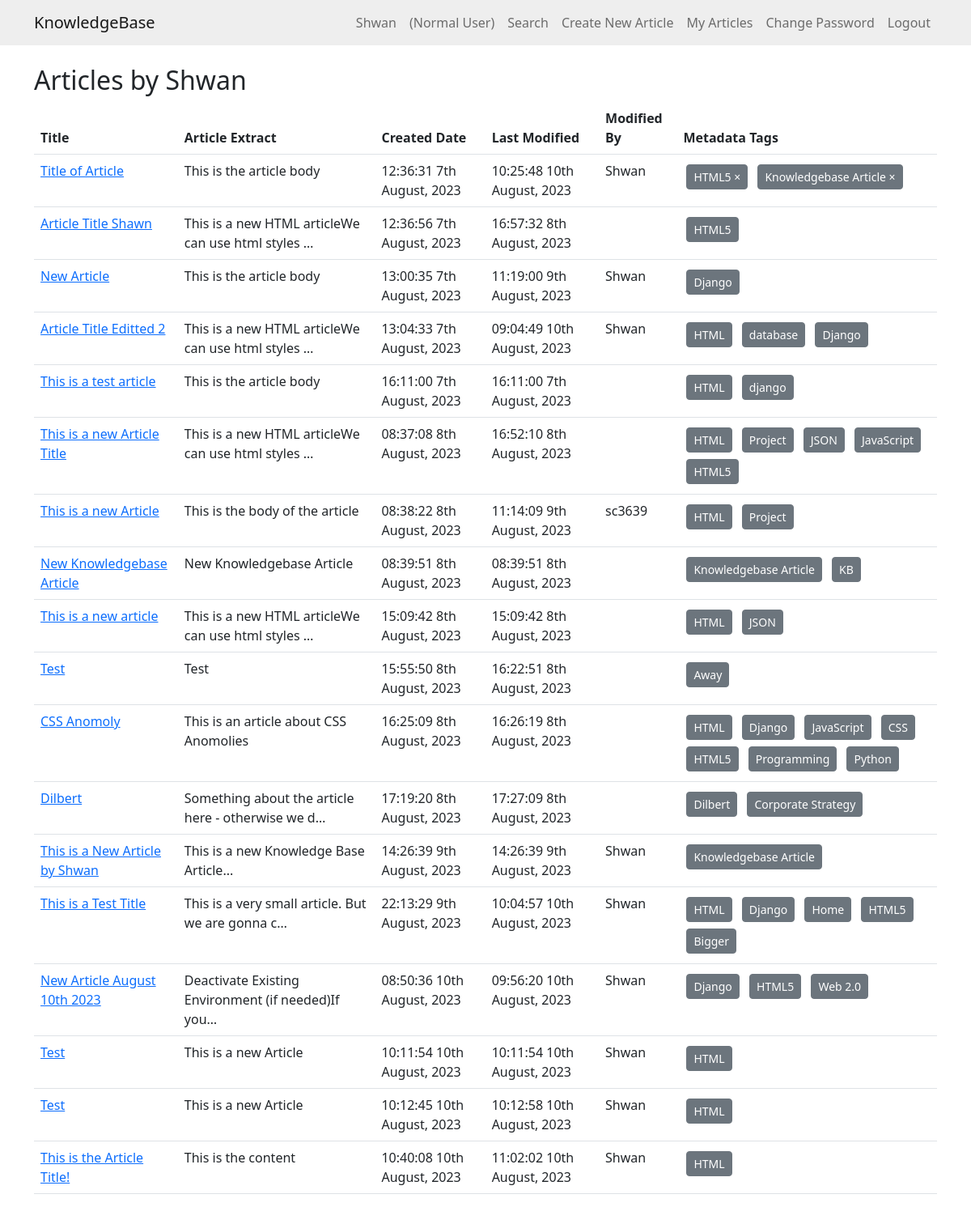
The app's page /user_articles/1/ (signed in), older data.
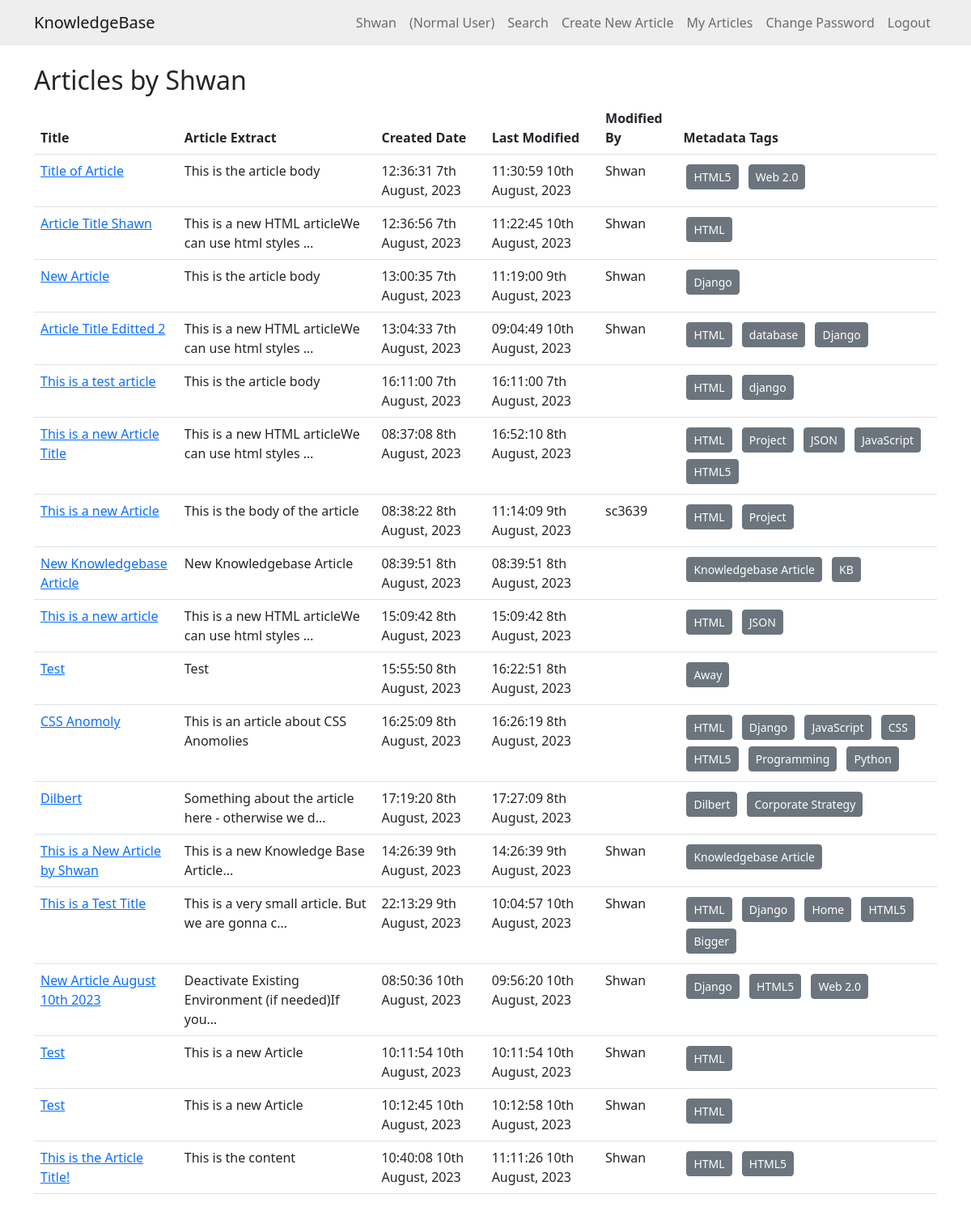
The same page, newer data.
### knowledge/models.py (models this page shows, shortened)
class KBEntry(models.Model):
    title = models.CharField(max_length=255)
    article = models.TextField()
    created_by = models.ForeignKey(User, related_name="created_kb_entries", on_delete=models.SET_NULL, null=True)
    created_datetime = models.DateTimeField(auto_now_add=True)
    modified_datetime = models.DateTimeField(auto_now=True)
    last_modified_by = models.ForeignKey(User, related_name="modified_kb_entries", on_delete=models.SET_NULL, null=True)
    deleted_datetime = models.DateTimeField(null=True, blank=True)
    deleted_by = models.ForeignKey(User, related_name="deleted_kb_entries", on_delete=models.SET_NULL, null=True, blank=True)
    upvotes = models.ManyToManyField(User, related_name="upvoted_kb_entries", blank=True)
    downvotes = models.ManyToManyField(User, related_name="downvoted_kb_entries", blank=True)
    meta_data = models.ManyToManyField('Tag', blank=True) # Assuming you will have a 'Tag' model

class Tag(models.Model):
    name = models.CharField(max_length=100)

### knowledge/views.py (the view)
# urls.py: path('user_articles/<int:user_id>/', views.user_articles, name='user_articles'),
@login_required
def user_articles(request, user_id):
    try:
        user_obj = User.objects.get(pk=user_id)
        user_entries = KBEntry.objects.filter(created_by=user_obj, deleted_datetime__isnull=True)
        return render(request, 'knowledge/user_articles.html', {'entries': user_entries, 'author': user_obj})
    except User.DoesNotExist:
        messages.error(request, 'User not found.')
        return redirect('home')

### knowledge/templates/knowledge/user_articles.html
{% extends 'knowledge/base.html' %}
{% block content %}
<br>
<h2>Articles by {{ author.username }}</h2>
{% if entries %}
    <table class="table">
        <thead>
            <tr>
                <th>Title</th>
                <th>Article Extract</th>
                <th>Created Date</th>
                <th>Last Modified</th>
                <th>Modified By</th>
                <th>Metadata Tags</th>
            </tr>
        </thead>
        <tbody>
        {% for entry in entries %}
            <tr>
                <td><a href="{% url 'article_detail' entry.id %}">{{ entry.title }}</a></td>
                <td>{{ entry.article|striptags|truncatechars:50 }}</td>
                <td>{{ entry.created_datetime|date:"H:i:s jS F, Y" }}</td>
                <td>{{ entry.modified_datetime|date:"H:i:s jS F, Y" }}</td>
                <td>{{ entry.last_modified_by.username }}</td>
                <td>
                    {% for tag in entry.meta_data.all %}
                        <a href="/?search={{ tag.name }}" class="btn btn-secondary btn-sm m-1">{{ tag.name }}</a>
                    {% endfor %}
                </td>
            </tr>
        {% endfor %}
        </tbody>
    </table>
{% else %}
    <p>{{ author.username }} has not written any articles yet.</p>
{% endif %}
{% endblock %}

Row changes from the older to the newer data that the page shows:
removed Tag: name "HTML5 ×", shown under KBEntry "Title of Article"
removed Tag: name "Knowledgebase Article ×", shown under KBEntry "Title of Article"
changed KBEntry "Title of Article": modified_datetime "10:25:48 10th August, 2023" → "11:30:59 10th August, 2023"; gains Tag (name "HTML5"); gains Tag (name "Web 2.0")
changed KBEntry "Article Title Shawn": modified_datetime "16:57:32 8th August, 2023" → "11:22:45 10th August, 2023"; last_modified_by.username (not shown) → "Shwan"; gains Tag (name "HTML"); loses Tag (name "HTML5")
changed KBEntry "This is the Article Title!": modified_datetime "11:02:02 10th August, 2023" → "11:11:26 10th August, 2023"; gains Tag (name "HTML5")
